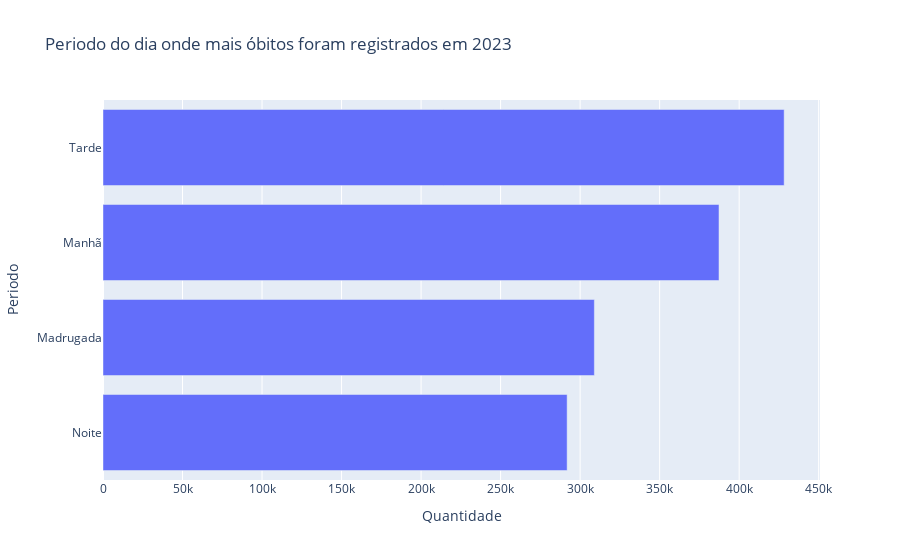

Notebook source saved alongside this figure:
### Markdown cell above
### Periodo do dia com mais óbitos registrados em 2023

### Code cell
contagem = (df_final['periodo'].value_counts().reset_index())
contagem.columns = ['periodo', 'quantidade']

fig = px.bar (
    contagem,
    x='quantidade',
    y='periodo',
    orientation='h',
    title='Periodo do dia onde mais óbitos foram registrados em 2023',
    labels={
        'quantidade': 'Quantidade',
        'periodo': 'Periodo'
    }
)

fig.update_layout(
    yaxis=dict(autorange='reversed')
)

fig.show()

### Figure 1 — Plotly figure (JSON) as saved in the notebook; plotly's stock layout.template omitted (floating-point values rounded to 4 significant figures)
{"data": [{"hovertemplate": "Quantidade=%{x}<br>Periodo=%{y}<extra></extra>", "legendgroup": "", "marker": {"color": "#636efa", "pattern": {"shape": ""}}, "name": "", "orientation": "h", "showlegend": false, "textposition": "auto", "type": "bar", "x": [428290, 387316, 308946, 291835], "xaxis": "x", "y": ["Tarde", "Manhã", "Madrugada", "Noite"], "yaxis": "y"}], "layout": {"barmode": "relative", "legend": {"tracegroupgap": 0}, "title": {"text": "Periodo do dia onde mais óbitos foram registrados em 2023"}, "xaxis": {"anchor": "y", "domain": [0, 1], "title": {"text": "Quantidade"}}, "yaxis": {"anchor": "x", "autorange": "reversed", "domain": [0, 1], "title": {"text": "Periodo"}}}}
